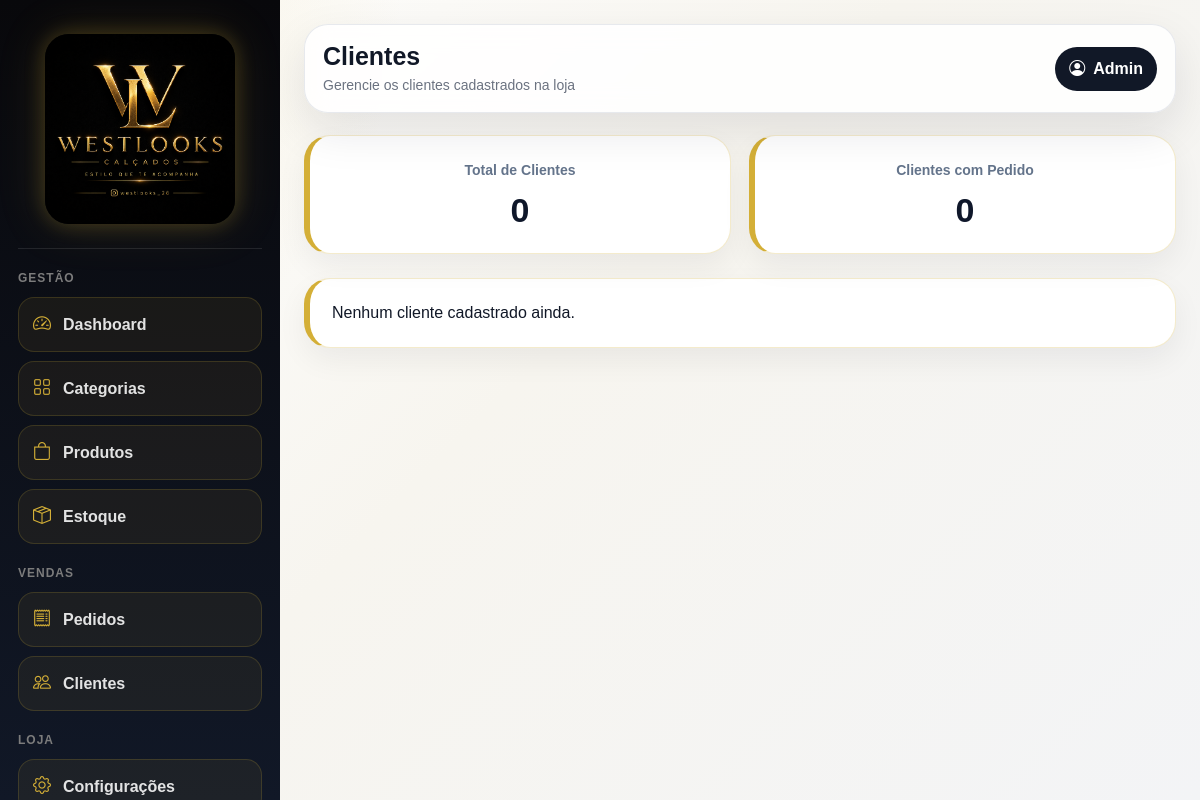
Page /admin/clientes/ (signed in) on the earlier database version.
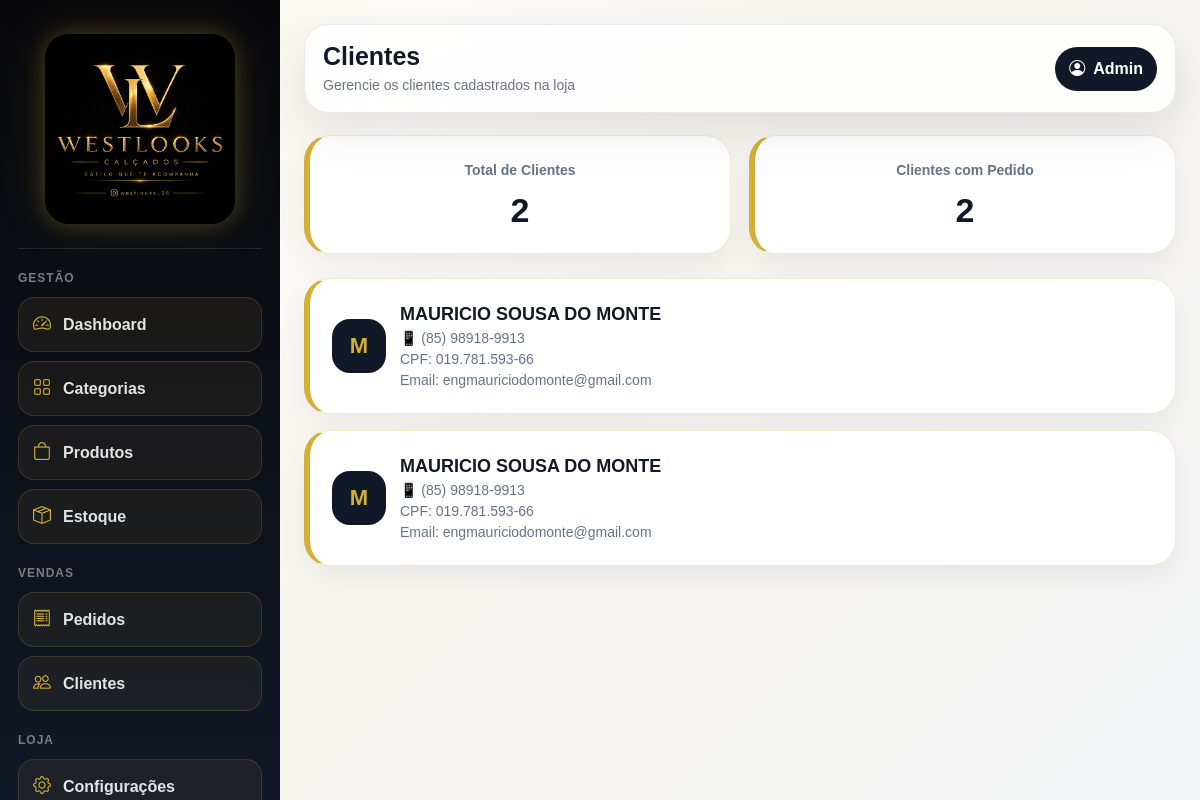
Same page on the later database version.
### app/models/cliente.py (models this page shows)
class Cliente(db.Model):
    __tablename__ = "clientes"
    id = db.Column(db.Integer, primary_key=True)
    nome = db.Column(db.String(150), nullable=False)
    email = db.Column(db.String(150), nullable=True)
    telefone = db.Column(db.String(30), nullable=True)
    cpf = db.Column(db.String(20), nullable=True)
    data_cadastro = db.Column(db.DateTime, default=datetime.utcnow)

### app/routes/clientes.py (the view)
@clientes_bp.route("/")
@login_required
def listar():
    clientes = Cliente.query.order_by(
        Cliente.id.desc()
    ).all()
    total_clientes = Cliente.query.count()
    total_com_pedido = (
        Pedido.query.with_entities(Pedido.cliente_id)
        .distinct()
        .count()
    )
    return render_template(
        "admin/clientes/listar.html",
        clientes=clientes,
        total_clientes=total_clientes,
        total_com_pedido=total_com_pedido
    )

### app/models/usuario.py (called while the page is built)
@login_manager.user_loader
def load_user(user_id):
    return Usuario.query.get(int(user_id))

### app/templates/admin/clientes/listar.html (shortened to what this page needs)
{% extends "base.html" %}
{% block page_title %}Clientes{% endblock %}
{% block page_subtitle %}Gerencie os clientes cadastrados na loja{% endblock %}
{% block content %}
<div class="clientes-grid">
    <div class="resumo-card">
        <small>Total de Clientes</small>
        <h2>{{ total_clientes }}</h2>
    </div>
    <div class="resumo-card">
        <small>Clientes com Pedido</small>
        <h2>{{ total_com_pedido }}</h2>
    </div>
</div>
{% for cliente in clientes %}
<div class="cliente-card">
    <div class="cliente-info">
        <div class="cliente-avatar">
            {{ cliente.nome[0]|upper if cliente.nome else "C" }}
        </div>
        <div>
            <div class="cliente-nome">
                {{ cliente.nome }}
            </div>
            <div class="cliente-dados">
                📱 {{ cliente.telefone or "Telefone não informado" }}
            </div>
            <div class="cliente-dados">
                CPF: {{ cliente.cpf or "Não informado" }}
            </div>
            <div class="cliente-dados">
                Email: {{ cliente.email or "Não informado" }}
            </div>
        </div>
    </div>
</div>
{% else %}
<div class="cliente-card text-center">
    Nenhum cliente cadastrado ainda.
</div>
{% endfor %}
{% endblock %}

Differences in the rows shown:
added Cliente: nome "M", nome "MAURICIO SOUSA DO MONTE", telefone "(85) 98918-9913", cpf "019.781.593-66", email "engmauriciodomonte@gmail.com"
added Cliente: nome "M", nome "MAURICIO SOUSA DO MONTE", telefone "(85) 98918-9913", cpf "019.781.593-66", email "engmauriciodomonte@gmail.com"
Other differences:
{{ total_clientes }}: "0" → "2"
{{ total_com_pedido }}: "0" → "2"
text no longer shown: "Nenhum cliente cadastrado ainda."
